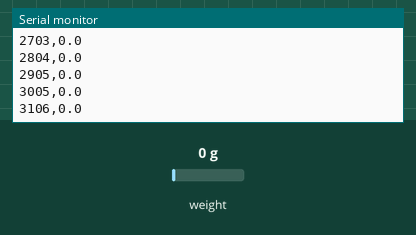
Bench run of a sketch on a simulated Arduino Uno, built with avr-gcc and run on an emulated ATmega328P. Shown: the last lines printed to the serial monitor. The test bench sets the inputs (shaded band); at power-on: weight on the scale 0 g.

Above: at 3.2 s.
3.3 s: weight on the scale set to 100 g
At 3.31 s:
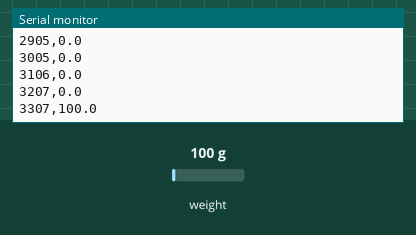
4.8 s: weight on the scale set to 1250 g
At 4.82 s:
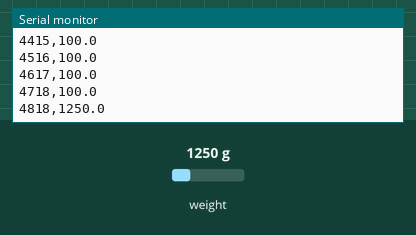
Timing chart, 0 to 7.8 s (numbered marks = the images above; inputs shaded):
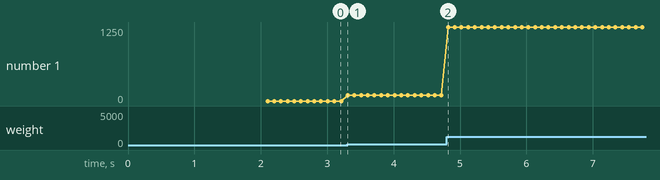

Measured:
- after the input at 3.3 s, the serial monitor: prints a new line at once (image 1)
- plotted number 1: 0 → 100 after the input at 3.3 s

The sketch:

waage_arduino.ino
```cpp
#include "HX711.h"

// Arduino Pins
const int dt = 8;
const int sck = 9;

HX711 scale;
float calibration_faktor = -107.5; // Rohwert/Gewicht

void setup() {
  Serial.begin(115200);
  scale.begin(dt, sck);

  delay(1000);

  // Tarieren
  scale.tare();
  scale.set_scale(calibration_faktor);

  // Bestätigung an Raspberry senden
  Serial.println("READY");
}

void loop() {
  // Gewicht messen
  float weight = scale.get_units();

  // Arduino-Zeit in Millisekunden
  unsigned long timestamp = millis();

  // CSV-Format senden: timestamp,gewicht
  Serial.print(timestamp);
  Serial.print(",");
  Serial.println(weight, 1);

}
```
